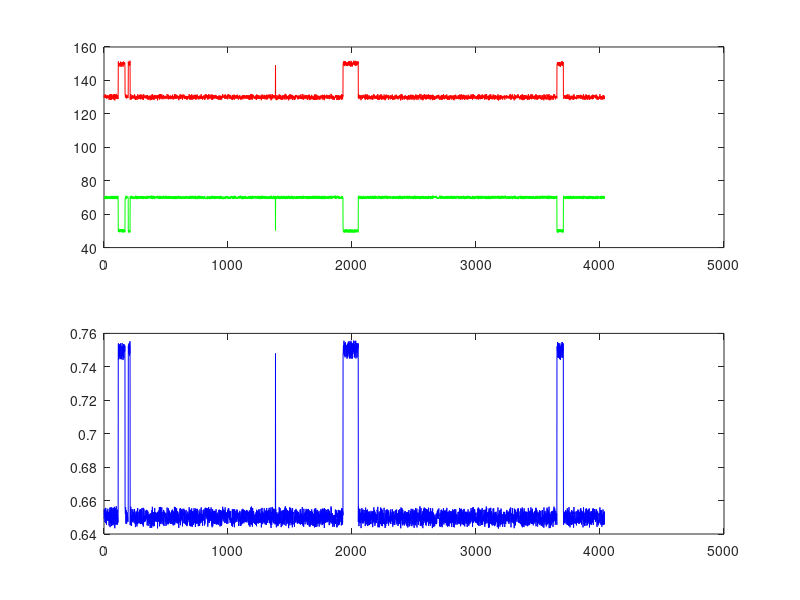

Here is the MATLAB script that generated this plot:

clear;
lambda1=80;      % average time at low
lambda2=80;      % average time at high
lambda3=80;
N=5;              % number of simulated traces

Tmax=4000;       % maximum time
cd('D:\smFret')

sz=0;in=0;
donor=[];acceptor=[];ALLT1=[];ALLT2=[];
%% exponential distribution %%%%
 T1=round(exprnd(lambda1,10000,1));
 T2=round(exprnd(lambda2,20000,1));
%%% random distribution %%%%
% T1=randi(40,10000,1);
% T2=randi(40,20000,1);

d_noise=1;
a_noise=1;

tr1=0.100;
tr2=0.9;

i=1;

for j = 1:N
Time=[];donor=[];acceptor=[];
in=0;sz=0;  

while sz<Tmax
    toss=rand(1);
    if toss < tr1
        t=T1(i);
        donor(1+in:in+t)=50+ (-d_noise) + (2*d_noise) .*rand(t,1);  %random number between -20 and 20 added. r = a + (b-a).*rand(100,1);
    else
        t=T2(i+10000);
        donor(1+in:in+t)=70+ (-d_noise) + (2*d_noise) .*rand(t,1); 
    end
    
    sz=max(size (donor));
    in=t+in;
    i=i+1;
end    

err=-a_noise + (2*a_noise).*rand(sz,1);
acceptor=200.-(donor+err');
Time=[1:sz];
FRET=acceptor./(donor+acceptor);

% plotting the traces and FRET
 subplot(2,1,1);
plot(Time,donor,'g',Time,acceptor,'r');

subplot(2,1,2)
plot(Time,FRET,'b')
%%%%%%%%%%%%%%%%%%%%%%%%%%%%%%

% saving the traces in 3 column .dat files.
output=[Time' , donor', acceptor'];
k=num2str(j);fname=['trace' k '.dat'];
save(fname,'output','-ascii') ;
%%%%%%%%%%%%%%%%%%%%
end
